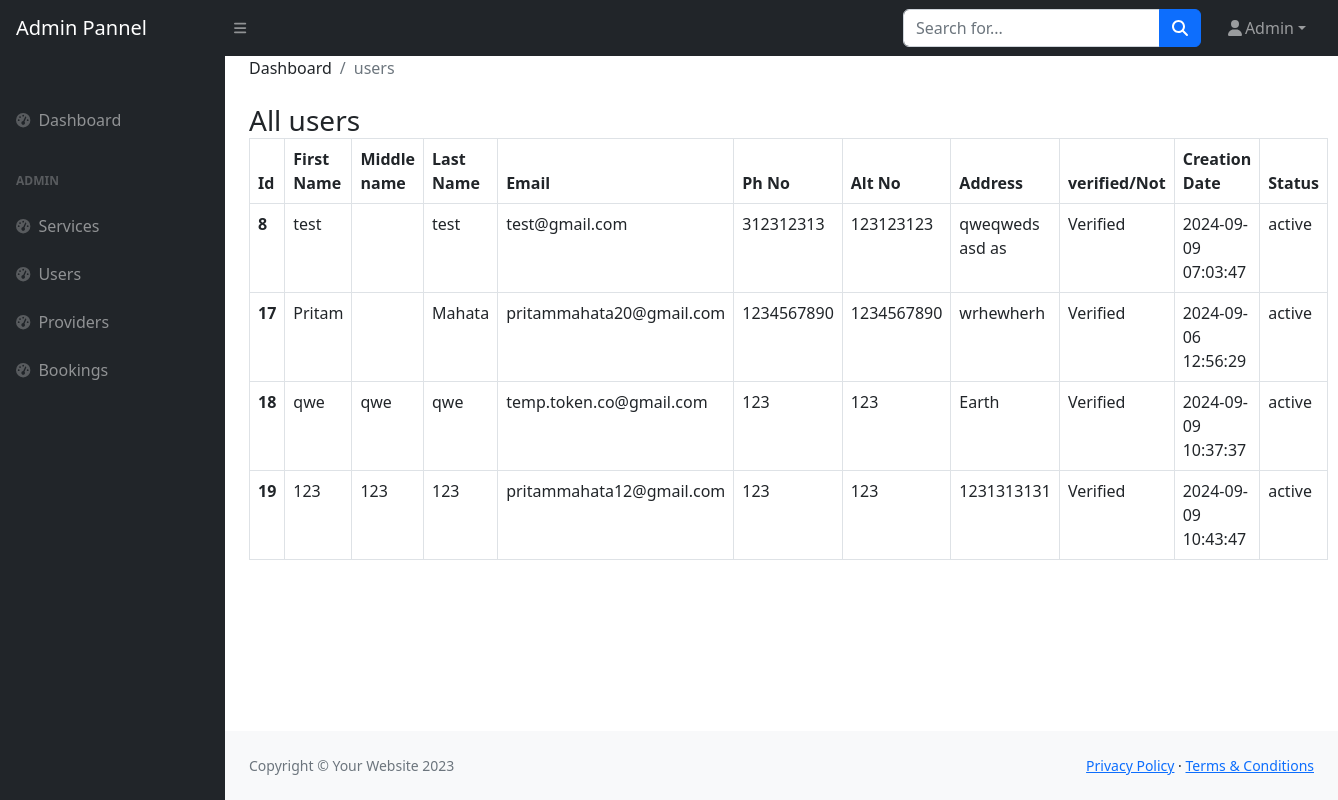
Page /admin/users.php (signed in) on the committed database.
### tables this page shows
CREATE TABLE `users` (
  `uid` int(11) NOT NULL,
  `fname` varchar(255) NOT NULL,
  `mname` varchar(255) DEFAULT NULL,
  `lname` varchar(255) NOT NULL,
  `email` varchar(255) NOT NULL,
  `password` varchar(255) NOT NULL,
  `con_num` bigint(20) NOT NULL,
  `alt_num` bigint(20) DEFAULT NULL,
  `address` varchar(255) NOT NULL,
  `isverified` int(10) NOT NULL DEFAULT 0,
  `is_deleted` tinyint(1) DEFAULT 0,
  `ucreate` timestamp NOT NULL DEFAULT current_timestamp() ON UPDATE current_timestamp(),
  `v_code` varchar(255) NOT NULL
);

### admin/users.php (the view)
<?php require("./components/header.php") ?>
<main>
    <div class="container-fluid px-4">
        <ol class="breadcrumb mb-4">
            <li class="breadcrumb-item">Dashboard</li>
            <li class="breadcrumb-item active">users</li>
        </ol>
    </div>
    <div class="container-fluid px-4">
        <h3 class="mb-0">All users</h3>
        <table class="table table-bordered table-hover">
            <thead>
                <tr>
                    <th scope="col">Id</th>
                    <th scope="col">First Name</th>
                    <th scope="col">Middle name</th>
                    <th scope="col">Last Name</th>
                    <th scope="col">Email</th>
                    <th scope="col">Ph No</th>
                    <th scope="col">Alt No</th>
                    <th scope="col">Address</th>
                    <th scope="col">verified/Not</th>
                    <th scope="col">Creation Date</th>
                    <th scope="col">Status</th>
                </tr>
            </thead>
            <tbody>
                <?php
                $sql = "SELECT * FROM users;";
                $result = mysqli_query($conn, $sql) or die(mysqli_error($conn));
                if (mysqli_num_rows($result) > 0) {
                    while ($row = mysqli_fetch_assoc($result)) { ?>
                        <tr>
                            <th><?php echo $row['uid'] ?></th>
                            <td><?php echo $row['fname'] ?></td>
                            <td><?php echo $row['mname'] ?></td>
                            <td><?php echo $row['lname'] ?></td>
                            <td><?php echo $row['email'] ?></td>
                            <td><?php echo $row['con_num'] ?></td>
                            <td><?php echo $row['alt_num'] ?></td>
                            <td><?php echo $row['address'] ?></td>
                            <td><?php
                                if ((int) $row['isverified'] == 1) {
                                    echo "Verified";
                                } else {
                                    echo "Not Verified";
                                }
                                ?>
                            </td>
                            <td><?php echo $row['ucreate'] ?></td>
                            <td><?php
                                if ((int) $row['is_deleted'] == 1) {
                                    echo "Deactive";
                                } else {
                                    echo "active";
                                }
                                ?></td>
                        </tr>
                <?php
                    }
                } else {
                    echo "No record found";
                }
                ?>
            </tbody>
        </table>
    </div>
</main>
<?php require('./components/footer.php') ?>

### admin/components/header.php (shortened to what this page needs)
<!DOCTYPE html>
<html lang="en">
<head>
    <link href="https://cdn.jsdelivr.net/npm/bootstrap@5.3.3/dist/css/bootstrap.min.css" rel="stylesheet">
    <link href="css/styles.css" rel="stylesheet" />
</head>
<body class="sb-nav-fixed">
    <nav class="sb-topnav navbar navbar-expand navbar-dark bg-dark">
        <a class="navbar-brand ps-3" href="index.html">Admin Pannel</a>
        <button class="btn btn-link btn-sm order-1 order-lg-0 me-4 me-lg-0" id="sidebarToggle" href="#!"><i class="fas fa-bars"></i></button>
        <form class="d-none d-md-inline-block form-inline ms-auto me-0 me-md-3 my-2 my-md-0">
            <div class="input-group">
                <input class="form-control" type="text" placeholder="Search for..." aria-label="Search for..." aria-describedby="btnNavbarSearch" />
                <button class="btn btn-primary" id="btnNavbarSearch" type="button"><i class="fas fa-search"></i></button>
            </div>
        </form>
        <ul class="navbar-nav ms-auto ms-md-0 me-3 me-lg-4">
            <li class="nav-item dropdown">
                <a class="nav-link dropdown-toggle" id="navbarDropdown" href="#" role="button" data-bs-toggle="dropdown" aria-expanded="false"><i class="fas fa-user fa-fw"></i><?php echo $_SESSION['a_info']['aname'] ?></a>
            </li>
        </ul>
    </nav>
    <div id="layoutSidenav">
        <div id="layoutSidenav_nav">
            <nav class="sb-sidenav accordion sb-sidenav-dark" id="sidenavAccordion">
                <div class="sb-sidenav-menu">
                    <div class="nav">
                        <div class="sb-sidenav-menu-heading"></div>
                        <a class="nav-link" href="index.php">
                            <div class="sb-nav-link-icon"><i class="fas fa-tachometer-alt"></i></div>
                            Dashboard
                        </a>
                        <div class="sb-sidenav-menu-heading">Admin</div>
                        <a class="nav-link" href="services.php">
                            <div class="sb-nav-link-icon"><i class="fas fa-tachometer-alt"></i></div>
                            Services
                        </a>
                        <a class="nav-link" href="users.php">
                            <div class="sb-nav-link-icon"><i class="fas fa-tachometer-alt"></i></div>
                            Users
                        </a>
                        <a class="nav-link" href="providers.php">
                            <div class="sb-nav-link-icon"><i class="fas fa-tachometer-alt"></i></div>
                            Providers
                        </a>
                        <a class="nav-link" href="booking.php">
                            <div class="sb-nav-link-icon"><i class="fas fa-tachometer-alt"></i></div>
                            Bookings
                        </a>
                    </div>
                </div>
            </nav>
        </div>
        <div id="layoutSidenav_content">

### admin/components/footer.php (shortened to what this page needs)
<footer class="py-4 bg-light mt-auto">
    <div class="container-fluid px-4">
        <div class="d-flex align-items-center justify-content-between small">
            <div class="text-muted">Copyright &copy; Your Website 2023</div>
            <div>
                <a href="#">Privacy Policy</a>
                &middot;
                <a href="#">Terms &amp; Conditions</a>
            </div>
        </div>
    </div>
</footer>
</div>
</div>
</body>
</html>

### rows in the picture
users: uid "8", fname "test", lname "test", email "test@gmail.com", con_num "312312313", alt_num "123123123", address "qweqweds asd as", isverified "Verified", ucreate "2024-09-09 07:03:47", is_deleted "active"
users: uid "17", fname "Pritam", lname "Mahata", email "pritammahata20@gmail.com", con_num "1234567890", alt_num "1234567890", address "wrhewherh", isverified "Verified", ucreate "2024-09-06 12:56:29", is_deleted "active"
users: uid "18", fname "qwe", mname "qwe", lname "qwe", email "temp.token.co@gmail.com", con_num "123", alt_num "123", address "Earth", isverified "Verified", ucreate "2024-09-09 10:37:37", is_deleted "active"
users: uid "19", fname "123", mname "123", lname "123", email "pritammahata12@gmail.com", con_num "123", alt_num "123", address "1231313131", isverified "Verified", ucreate "2024-09-09 10:43:47", is_deleted "active"

### other values in the picture
$_SESSION['a_info']['aname'] "Admin"
